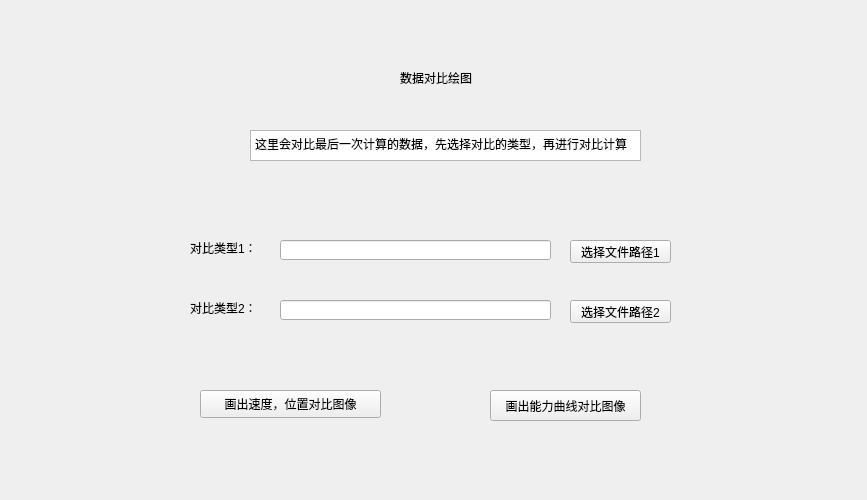
<?xml version="1.0" encoding="UTF-8"?>
<ui version="4.0">
 <class>Form</class>
 <widget class="QWidget" name="Form">
  <property name="geometry">
   <rect>
    <x>0</x>
    <y>0</y>
    <width>867</width>
    <height>500</height>
   </rect>
  </property>
  <property name="windowTitle">
   <string>Form</string>
  </property>
  <widget class="QLabel" name="label">
   <property name="geometry">
    <rect>
     <x>190</x>
     <y>240</y>
     <width>72</width>
     <height>15</height>
    </rect>
   </property>
   <property name="text">
    <string>对比类型1：</string>
   </property>
  </widget>
  <widget class="QLabel" name="label_2">
   <property name="geometry">
    <rect>
     <x>190</x>
     <y>300</y>
     <width>72</width>
     <height>15</height>
    </rect>
   </property>
   <property name="text">
    <string>对比类型2：</string>
   </property>
  </widget>
  <widget class="QLabel" name="label_3">
   <property name="geometry">
    <rect>
     <x>400</x>
     <y>70</y>
     <width>101</width>
     <height>16</height>
    </rect>
   </property>
   <property name="text">
    <string>数据对比绘图</string>
   </property>
  </widget>
  <widget class="QTextEdit" name="textEdit">
   <property name="geometry">
    <rect>
     <x>250</x>
     <y>130</y>
     <width>391</width>
     <height>31</height>
    </rect>
   </property>
   <property name="html">
    <string>&lt;!DOCTYPE HTML PUBLIC &quot;-//W3C//DTD HTML 4.0//EN&quot; &quot;http://www.w3.org/TR/REC-html40/strict.dtd&quot;&gt;
&lt;html&gt;&lt;head&gt;&lt;meta name=&quot;qrichtext&quot; content=&quot;1&quot; /&gt;&lt;style type=&quot;text/css&quot;&gt;
p, li { white-space: pre-wrap; }
&lt;/style&gt;&lt;/head&gt;&lt;body style=&quot; font-family:'SimSun'; font-size:9pt; font-weight:400; font-style:normal;&quot;&gt;
&lt;p style=&quot; margin-top:0px; margin-bottom:0px; margin-left:0px; margin-right:0px; -qt-block-indent:0; text-indent:0px;&quot;&gt;这里会对比最后一次计算的数据，先选择对比的类型，再进行对比计算&lt;/p&gt;&lt;/body&gt;&lt;/html&gt;</string>
   </property>
  </widget>
  <widget class="QPushButton" name="pushButton_2">
   <property name="geometry">
    <rect>
     <x>200</x>
     <y>390</y>
     <width>181</width>
     <height>28</height>
    </rect>
   </property>
   <property name="text">
    <string>画出速度，位置对比图像</string>
   </property>
  </widget>
  <widget class="QPushButton" name="pushButton_3">
   <property name="geometry">
    <rect>
     <x>490</x>
     <y>390</y>
     <width>151</width>
     <height>31</height>
    </rect>
   </property>
   <property name="text">
    <string>画出能力曲线对比图像</string>
   </property>
  </widget>
  <widget class="QPushButton" name="pushButton_4">
   <property name="geometry">
    <rect>
     <x>570</x>
     <y>240</y>
     <width>101</width>
     <height>23</height>
    </rect>
   </property>
   <property name="text">
    <string>选择文件路径1</string>
   </property>
  </widget>
  <widget class="QPushButton" name="pushButton_5">
   <property name="geometry">
    <rect>
     <x>570</x>
     <y>300</y>
     <width>101</width>
     <height>23</height>
    </rect>
   </property>
   <property name="text">
    <string>选择文件路径2</string>
   </property>
  </widget>
  <widget class="QLineEdit" name="lineEdit">
   <property name="geometry">
    <rect>
     <x>280</x>
     <y>240</y>
     <width>271</width>
     <height>20</height>
    </rect>
   </property>
  </widget>
  <widget class="QLineEdit" name="lineEdit_2">
   <property name="geometry">
    <rect>
     <x>280</x>
     <y>300</y>
     <width>271</width>
     <height>20</height>
    </rect>
   </property>
  </widget>
 </widget>
 <resources/>
 <connections>
  <connection>
   <sender>pushButton_2</sender>
   <signal>clicked()</signal>
   <receiver>Form</receiver>
   <slot>huatu()</slot>
   <hints>
    <hint type="sourcelabel">
     <x>350</x>
     <y>405</y>
    </hint>
    <hint type="destinationlabel">
     <x>407</x>
     <y>469</y>
    </hint>
   </hints>
  </connection>
  <connection>
   <sender>pushButton_3</sender>
   <signal>clicked()</signal>
   <receiver>Form</receiver>
   <slot>huatunengli()</slot>
   <hints>
    <hint type="sourcelabel">
     <x>586</x>
     <y>403</y>
    </hint>
    <hint type="destinationlabel">
     <x>730</x>
     <y>475</y>
    </hint>
   </hints>
  </connection>
  <connection>
   <sender>pushButton_5</sender>
   <signal>clicked()</signal>
   <receiver>Form</receiver>
   <slot>wenjianlujing2()</slot>
   <hints>
    <hint type="sourcelabel">
     <x>648</x>
     <y>311</y>
    </hint>
    <hint type="destinationlabel">
     <x>765</x>
     <y>352</y>
    </hint>
   </hints>
  </connection>
  <connection>
   <sender>pushButton_4</sender>
   <signal>clicked()</signal>
   <receiver>Form</receiver>
   <slot>wenjianlujing1()</slot>
   <hints>
    <hint type="sourcelabel">
     <x>652</x>
     <y>252</y>
    </hint>
    <hint type="destinationlabel">
     <x>744</x>
     <y>202</y>
    </hint>
   </hints>
  </connection>
 </connections>
 <slots>
  <slot>huatu()</slot>
  <slot>dakaibat()</slot>
  <slot>dakaiwenjianjia()</slot>
  <slot>huatunengli()</slot>
  <slot>wenjianlujing2()</slot>
  <slot>wenjianlujing1()</slot>
 </slots>
</ui>
